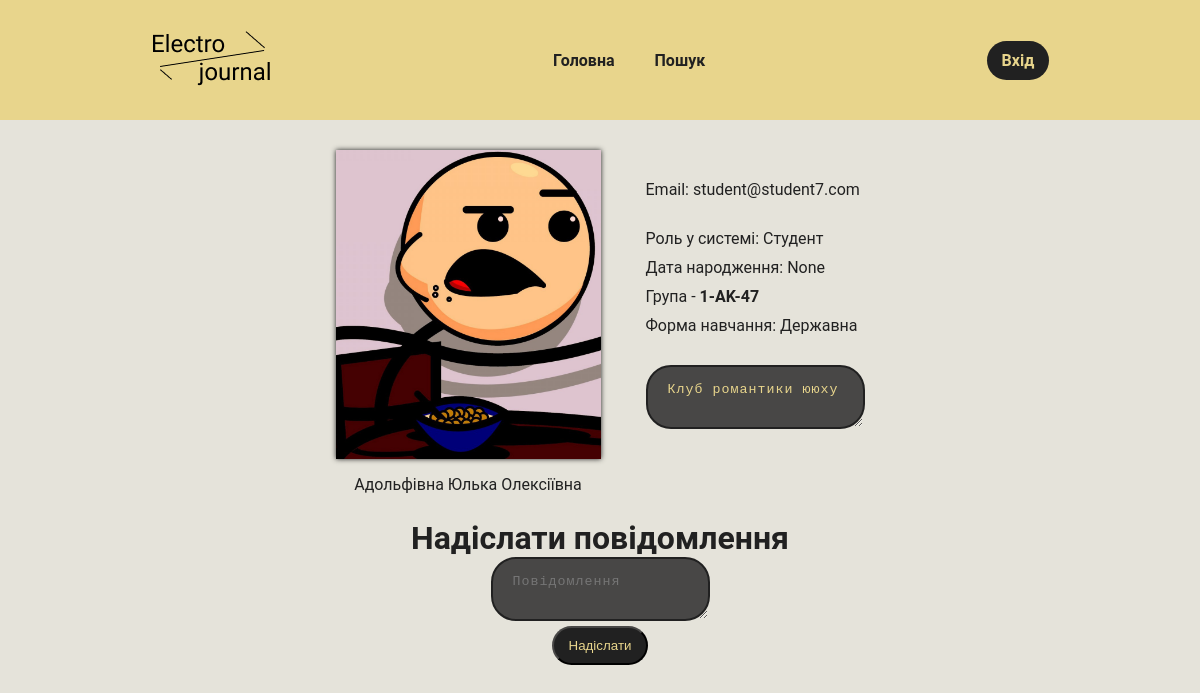
The page /profile/57/ on the database its author committed.
### journal/models.py (models this page shows, shortened)
class CustomUser(AbstractBaseUser):
    class Meta:
        ordering = ['surname', 'name', 'patronymic']
    name = models.CharField(max_length=45, null=False, verbose_name="Ім'я")
    surname = models.CharField(max_length=45, null=False, verbose_name="Прізвище")
    patronymic = models.CharField(max_length=45, blank=True, null=True, verbose_name="По батькові")
    email = models.EmailField(unique=True)  # require
    avatar = models.ImageField(upload_to='user/avatar/', blank=True, null=True, verbose_name="Аватар")
    date_of_birth = models.DateField(null=True, blank=True, verbose_name="День народження")
    about = models.TextField(null=True, blank=True, verbose_name="Про себе")
    role = models.CharField(max_length=8, null=False, default="Other", verbose_name="Роль")
    is_active = models.BooleanField(default=True)
    is_staff = models.BooleanField(default=False)
    is_admin = models.BooleanField(default=False)
    USERNAME_FIELD = 'email'
    REQUIRED_FIELDS = ["name", "surname"]
    objects = CustomUserManager()
    def get_name(self):
        if self.name and self.surname and self.patronymic:
            return f'{self.surname}  {self.name} {self.patronymic}'
        if self.name and self.surname:
            return f'{self.surname}  {self.name}'
        return self.email.split('@')[0]

class Student(models.Model):
    class Meta:
        ordering = ['user']
    user = models.OneToOneField(settings.AUTH_USER_MODEL, on_delete=models.CASCADE)
    study_form = models.ForeignKey("StudyForm", on_delete=models.CASCADE, verbose_name="Форма навчання")
    group = models.ForeignKey("Group", on_delete=models.CASCADE, verbose_name="Група")

class Group(models.Model):
    name = models.CharField(max_length=45, verbose_name="Назва групи")
    slug = models.SlugField(max_length=45, unique=True, verbose_name="URL")
    teacher = models.OneToOneField('Teacher', on_delete=models.CASCADE)
    def __str__(self):
        return self.name
    def get_absolute_url(self):
        return reverse('group', kwargs={'group_slug': self.slug})

class StudyForm(models.Model):
    name = models.CharField(max_length=15)
    def __str__(self):
        return self.name

### journal/views.py (the view, shortened to what this page needs)
# urls.py: path('profile/', own_profile, name="own_profile"),
def profile(request, pk):
    cur_user = get_user_model().objects.get(pk=pk)
    guest_condition = str(request.user) == "AnonymousUser" or cur_user != request.user
    context = {
        'title': 'Profile',
        'cur_user': cur_user,
        'guest': guest_condition,
    }
    if cur_user.role == "Teacher":
        teacher = cur_user.teacher
        c_def = {
            'subjects': TeacherSubject.objects.filter(teacher=teacher),
        }
        context = dict(list(context.items()) + list(c_def.items()))
    return render(request, 'journal/profile.html', context=context)

### journal/templates/journal/profile.html (shortened to what this page needs)
{% extends 'journal/base.html' %}
{% block main %}
<div class="profile">
    <div class="profile__main">
        <div class="profile__main_avatar">
            {% if cur_user.avatar %}
                <img class="profile__main_avatar_img" src="{{cur_user.avatar.url}}" alt="Щось пішло не так">
            {% endif %}
        </div>
        <div class="profile__main_name">
            <p class="profile__main_name_text">
                {{ cur_user.get_name }}
            </p>
        </div>
    </div>
    <div class="profile__additional">
        <ul class="profile__additional_list" style="text-align: left">
            <li class="profile__additional_list_item">
                Email: {{ cur_user.email }}
            </li>
            <li class="profile__additional_list_item">
                Роль у системі: {% if cur_user.role == "Teacher"%}Викладач{%elif cur_user.role == "Student"%}Студент{%else%}Щось не зрозуміле{% endif %}
            </li>
            <li class="profile__additional_list_item">
                Дата народження: {{ cur_user.date_of_birth }}
            </li>
            {% if cur_user.role == "Teacher" %}
                <li class="profile__additional_list_item">
                    Куратор групи -
                        <a class="profile__additional_list_item_link" href="{{ cur_user.teacher.group.get_absolute_url }}">{{ cur_user.teacher.group }}</a></li>
                </li>
                <li class="profile__additional_list_item">
                    <ol class="profile__additional_list_item_sublist">Предмети, які викладає:
                        {% for subject in subjects %}
                            <li class="profile__additional_list_item_sublist_item">{{ subject.group_subject.subject }} {{ subject.group_subject.group }}</li>
                        {% endfor %}
                    </ol>
                </li>
            {% elif cur_user.role == "Student" %}
                <li class="profile__additional_list_item">
                    Група -
                        <a class="profile__additional_list_item_link" href="{{ cur_user.student.group.get_absolute_url }}">{{ cur_user.student.group }}</a>
                </li>
                <li class="profile__additional_list_item">
                    Форма навчання: {{ cur_user.student.study_form }}
                </li>
            {% endif %}
            {% if guest %}
                <li class="profile__additional_list_item">
                    <textarea class="profile__additional_list_item_textarea" disabled>{{ cur_user.about }}</textarea>
                </li>
            {% else %}
                <li class="profile__additional_list_item">
                    {% csrf_token %}
                    <textarea id="about_field" class="profile__additional_list_item_textarea" placeholder="Додаткова інформація">{{ cur_user.about }}</textarea>
                </li>
            {% endif %}
        </ul>
    </div>
</div>
{% if guest %}
<div class="send_message">
    <h1 class="send_message__header">Надіслати повідомлення</h1>
    <form method="POST" class="send_message__form">
        <textarea id="message-input" name="message-text" placeholder="Повідомлення"></textarea></p>
        <input class="send_message__form_submit" type="submit" value="Надіслати"/>
    </form>
</div>
{% endif %}
{% endblock %}

### journal/static/journal/styles.css (style rules this page uses)
* { padding: 0; margin: 0; -webkit-box-sizing: border-box; box-sizing: border-box; }
a { background-color: transparent; color: inherit; text-decoration: none; font-weight: 600; }
li { list-style: none; }
img { background-repeat: no-repeat; background-position: center center; background-size: cover; }
textarea { color: #E8D58C; background: #484746; border: 2px solid #212121; border-radius: 25px; padding: 15px 20px; letter-spacing: 1px; min-width: 200px; min-height: 64px; max-width: 300px; max-height: 200px; outline-color: #E8D58C; }
img { -o-object-fit: cover; object-fit: cover; -o-object-position: center center; object-position: center center; }
html, body { font-family: 'Roboto'; font-style: normal; font-weight: 400; color: #212121; background-color: #E5E3DA; }
body { text-align: center; }
input[type=submit], .customize_input, button, input, select { margin: 5px auto 0 auto; padding: 10px 15px; background-color: #212121; border-color: #484746; border-radius: 25px; color: #E8D58C; -webkit-transition: .3s; transition: .3s; }
input { background-color: #484746; border-color: #212121; }
input[type=submit], button, select { cursor: pointer; }
.profile { position: relative; display: -webkit-box; display: -ms-flexbox; display: flex; -webkit-box-pack: center; -ms-flex-pack: center; justify-content: center; margin-bottom: 25px; }
.profile__main { margin-right: 45px; }
.profile__main_avatar { margin-bottom: 12px; position: relative; }
.profile__main_avatar_img { width: 265px; height: 309px; -webkit-box-shadow: 0px 0px 5px 0px #212121; box-shadow: 0px 0px 5px 0px #212121; -webkit-transition: .5s; transition: .5s; }
.profile__main_name { text-align: center; }
.profile__additional_list_item { margin: 10px 0; }
.profile__additional_list_item:first-child, .profile__additional_list_item:last-child { margin: 30px 0; }
.send_message { position: relative; display: -webkit-box; display: -ms-flexbox; display: flex; -webkit-box-orient: vertical; -webkit-box-direction: normal; -ms-flex-direction: column; flex-direction: column; -webkit-box-pack: center; -ms-flex-pack: center; justify-content: center; }
.send_message__header, .send_message__form { margin: 0 auto; }
.send_message__form { display: -webkit-box; display: -ms-flexbox; display: flex; -webkit-box-orient: vertical; -webkit-box-direction: normal; -ms-flex-direction: column; flex-direction: column; -webkit-box-pack: center; -ms-flex-pack: center; justify-content: center; }

### rows shown on the page
CustomUser: avatar (picture), get_name "Адольфівна Юлька Олексіївна", email "student@student7.com", date_of_birth "None", student.group "1-AK-47", student.study_form "Державна", about "Клуб романтики ююху"
